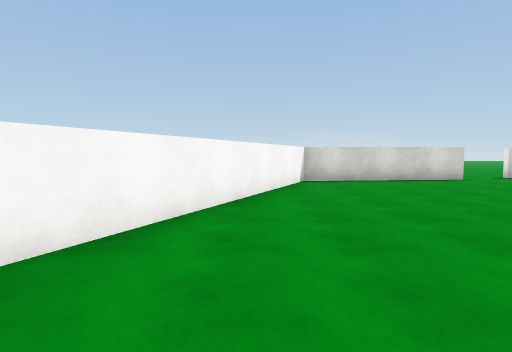
view 1 (above)

16 first-person views from a walk through a scene from a Unity 3-D project. The camera is 1.4 m above the floor, tilts 4° down and sees 80° across. The floor is counted in squares, 2 m on a side. Each view is taken from the middle of a square. On the plan, view 1 faces up. The plan holds only what a view shows up to about 10 squares ahead; the rest is blank. The place goes on beyond the plan. Surface patterns are stand-ins for the level's own textures.

view 2
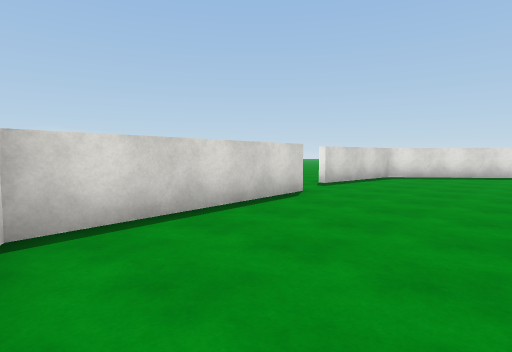

view 3
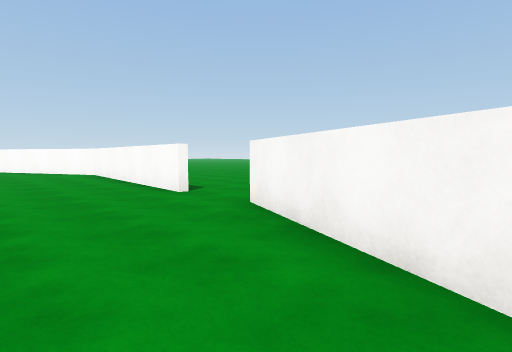

view 4
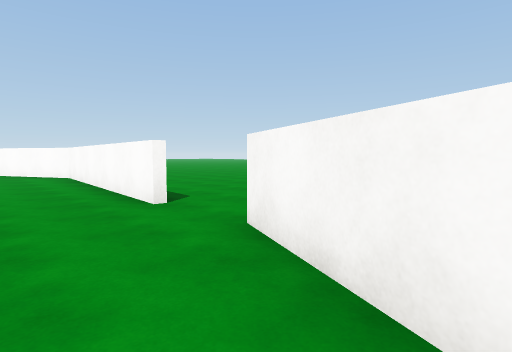

view 5
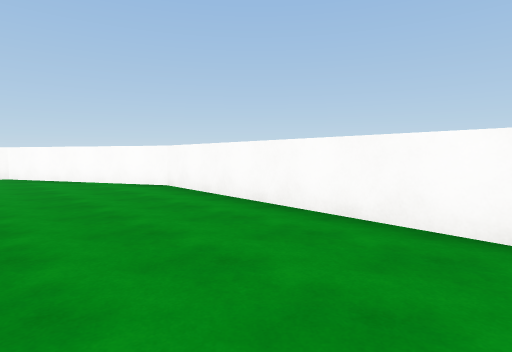

view 6
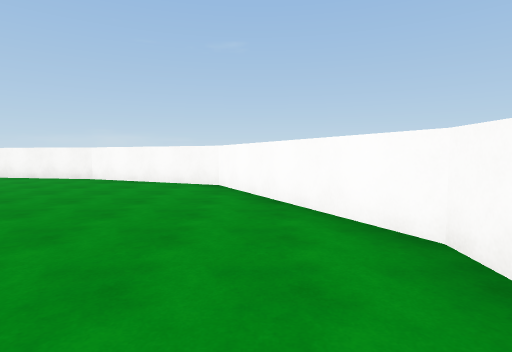

view 7
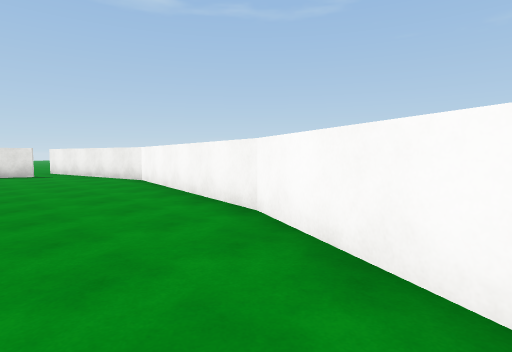

view 8
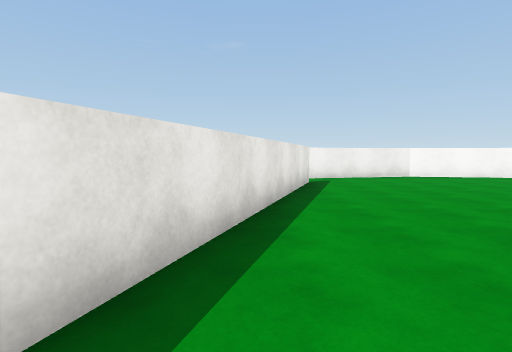

view 9
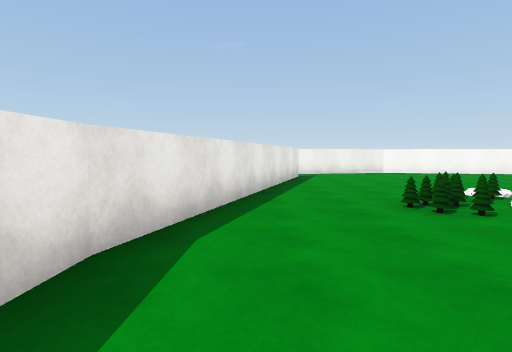

view 10
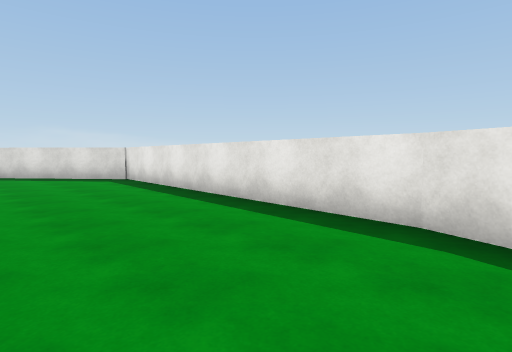

view 11
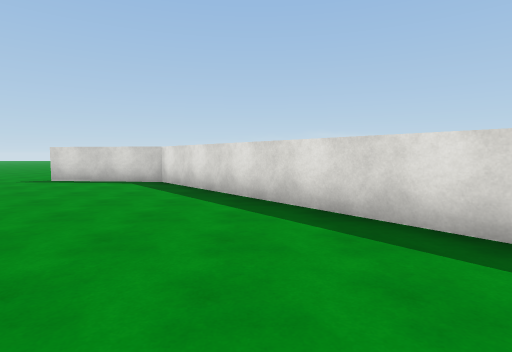

view 12
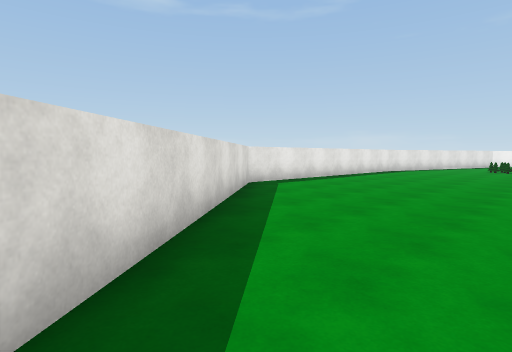

view 13
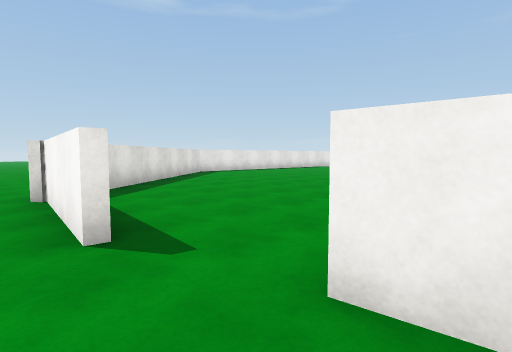

view 14
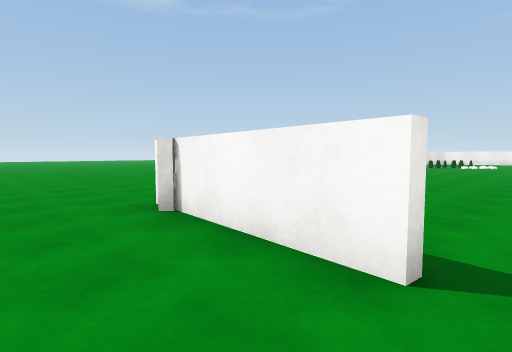

view 15
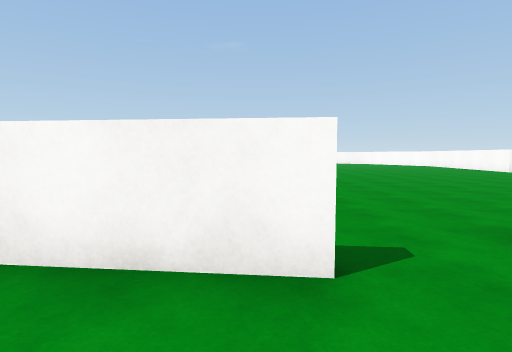

view 16
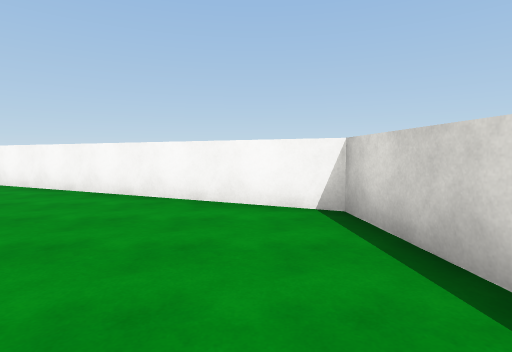

### Floor plan
Points are (right, up) in squares from view 1. A wall is a line through its corners. A room is listed if a view was taken in it or the views show most of it. See-through windows are left out.
Room 1 (views 1, 2, 3, 4, 5, 6, 7, 8, 9, 10, 11, 12, 16)
walls: (-2, -1) (-2.5, -7.3) (-0.1, -12) (3.7, -13.7); (15.1, -5.2) (15.6, 2.7) (10.3, 9.2); (3.6, -13.7) (9.1, -14.7) (12.5, -14); (5.8, 8.5) (1.3, 8.1) (-2.2, 0.6); (12.6, -12.9) (15.2, -5); (10.6, 8.8) (7.5, 9.1)
ways out: opening at (-2, -0.5) to room 2; opening at (6.5, 9) to room 2; opening at (13, -13) to room 2
objects: other object (10, -8); other object (11, -8); other object (11, -7); other object (12, -7)
Room 2 (views 13, 14, 15)
walls: (5, 8.6) (5.8, 8.7); (7.5, 9.3) (10.5, 9)
ways out: opening at (-2, -0.5) to room 1; opening at (6.5, 9) to room 1; opening at (13, -13) to room 1

Positions as (right, up) in squares from view 1, and headings:
1: (0, 0), facing up
2: (1, 5), facing up-right
3: (1, 4), facing down-left
4: (0, 3), facing down-left
5: (1, -1), facing down-left
6: (-1, -5), facing down
7: (1, -11), facing down-right
8: (14, -5), facing down
9: (14, -3), facing down
10: (12, -6), facing up-right
11: (13, 1), facing up
12: (10, 8), facing down-right
13: (5, 10), facing down-right
14: (7, 11), facing down-right
15: (8, 11), facing down
16: (5, 7), facing left
